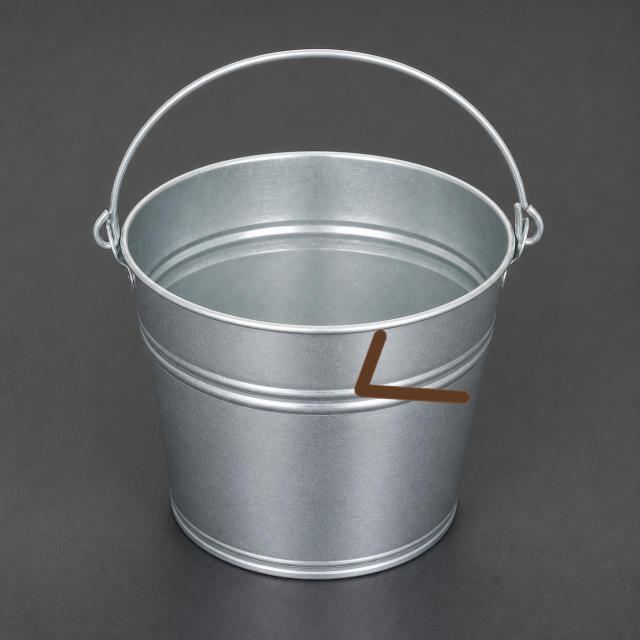
#> input picture analisSurface/backend/test_data/bucket_learning/bad_01_large_l.png, 640 x 640 px
$ python -i reference_preparation.py   (imports and definitions only)   (older library calls are emulated)
#> lines starting #> are read from the running program, lines starting #| are printed output that depends on the picture
"""Bounded cache of reference-only CV operations; current-frame work stays live."""
from __future__ import annotations

from collections import OrderedDict
import hashlib
import threading
from typing import Callable

import cv2
import numpy as np


class ReferencePreparationCache:
    # [44 lines left out: functions __init__, identity, get, clear, not called in this run]


def prepare_illumination(gray: np.ndarray) -> dict:
    ref_float = gray.astype(np.float32)
    low_ref = cv2.GaussianBlur(ref_float, (9, 9), 0)
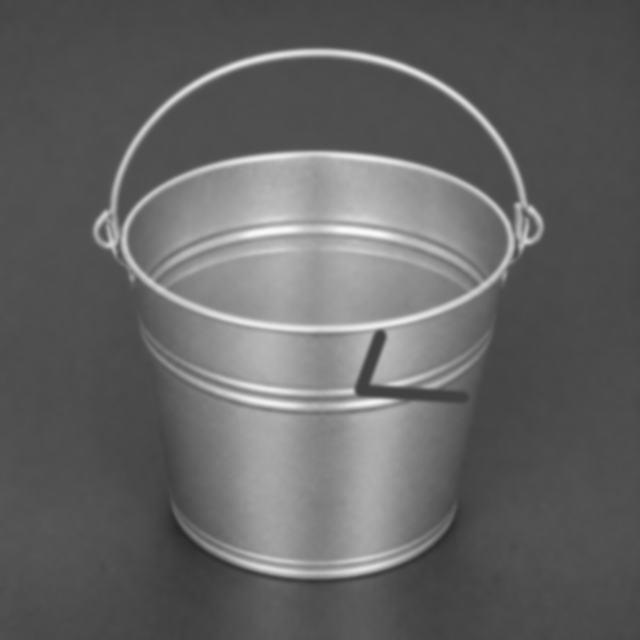
#> low_ref: shape (640, 640) float32; min 42.13, max 250.3, mean 100.7
    detail = ref_float - low_ref
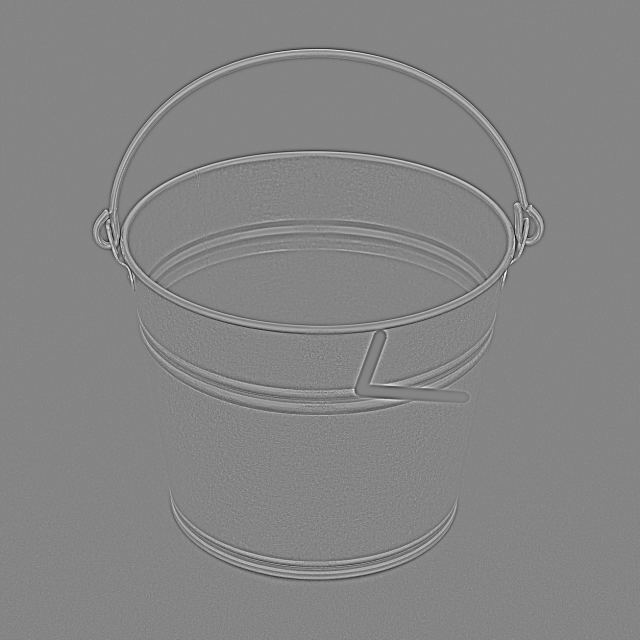
#> detail: shape (640, 640) float32; min -98.06, max 89.69, mean 0; drawn with min black and max white
    return {"float": ref_float, "low": low_ref, "detail": detail,
            "gx": cv2.Sobel(detail, cv2.CV_32F, 1, 0, ksize=3),
            "gy": cv2.Sobel(detail, cv2.CV_32F, 0, 1, ksize=3)}


# [26 lines left out: functions prepare_raw_compact, prepare_features, not called in this run]

>>> import cv2
>>> picture = cv2.imread('../../test_data/bucket_learning/bad_01_large_l.png', cv2.IMREAD_GRAYSCALE)
>>> result = prepare_illumination(picture)
#> result = 5 items
